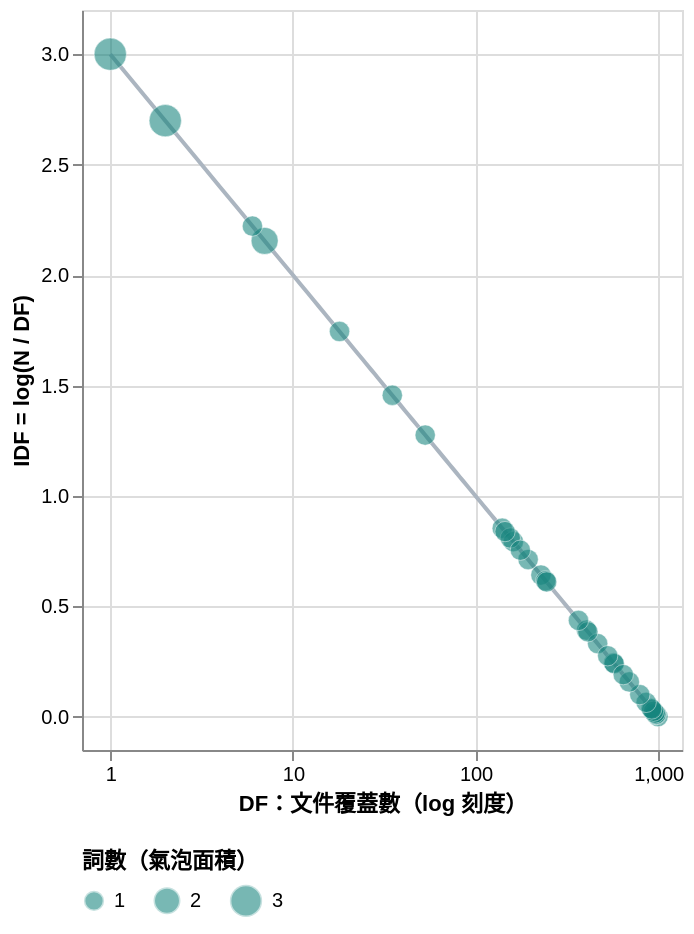

Source (Vega-Lite JSON):
### Vega-Lite specification from a JSON file in a GitHub repository (floating-point values rounded to 4 significant figures)
{"config": {"view": {"continuousWidth": 300, "continuousHeight": 300}}, "layer": [{"data": {"name": "data-0a73d63249e12e707074cd127b71c607"}, "mark": {"type": "line", "color": "#ABB5C0"}, "encoding": {"x": {"axis": {"values": [1, 10, 100, 1000]}, "field": "df", "scale": {"base": 10, "domain": [0.7, 1350.0], "type": "log"}, "title": "DF：文件覆蓋數（log 刻度）", "type": "quantitative"}, "y": {"field": "idf", "scale": {"domain": [-0.15, 3.2]}, "title": "IDF = log(N / DF)", "type": "quantitative"}}}, {"data": {"values": [{"df": 2, "idf": 2.699, "term_count": 3, "examples": "militaris、152、pathway-specific"}, {"df": 1, "idf": 3.0, "term_count": 3, "examples": "il6、endotyping、⁸"}, {"df": 7, "idf": 2.155, "term_count": 2, "examples": "β-cells、emphasized"}, {"df": 997, "idf": 0.001305, "term_count": 1, "examples": "and"}, {"df": 977, "idf": 0.01011, "term_count": 1, "examples": "the"}, {"df": 972, "idf": 0.01233, "term_count": 1, "examples": "of"}, {"df": 961, "idf": 0.01728, "term_count": 1, "examples": "in"}, {"df": 915, "idf": 0.03858, "term_count": 1, "examples": "with"}, {"df": 943, "idf": 0.02549, "term_count": 1, "examples": "to"}, {"df": 922, "idf": 0.03527, "term_count": 1, "examples": "a"}, {"df": 860, "idf": 0.0655, "term_count": 1, "examples": "for"}, {"df": 570, "idf": 0.2441, "term_count": 1, "examples": "were"}, {"df": 574, "idf": 0.2411, "term_count": 1, "examples": "glp-1"}, {"df": 793, "idf": 0.1007, "term_count": 1, "examples": "receptor"}, {"df": 405, "idf": 0.3925, "term_count": 1, "examples": "patients"}, {"df": 466, "idf": 0.3316, "term_count": 1, "examples": "obesity"}, {"df": 529, "idf": 0.2765, "term_count": 1, "examples": "diabetes"}, {"df": 695, "idf": 0.158, "term_count": 1, "examples": "glucagon-like"}, {"df": 412, "idf": 0.3851, "term_count": 1, "examples": "treatment"}, {"df": 644, "idf": 0.1911, "term_count": 1, "examples": "peptide-1"}, {"df": 228, "idf": 0.6421, "term_count": 1, "examples": "semaglutide"}, {"df": 366, "idf": 0.4365, "term_count": 1, "examples": "not"}, {"df": 140, "idf": 0.8539, "term_count": 1, "examples": "glp-1ra"}, {"df": 194, "idf": 0.7122, "term_count": 1, "examples": "insulin"}, {"df": 161, "idf": 0.7932, "term_count": 1, "examples": "glp-1ras"}, {"df": 242, "idf": 0.6162, "term_count": 1, "examples": "no"}, {"df": 155, "idf": 0.8097, "term_count": 1, "examples": "glucose"}, {"df": 245, "idf": 0.6108, "term_count": 1, "examples": "agonist"}, {"df": 176, "idf": 0.7545, "term_count": 1, "examples": "without"}, {"df": 145, "idf": 0.8386, "term_count": 1, "examples": "strategies"}, {"df": 53, "idf": 1.276, "term_count": 1, "examples": "because"}, {"df": 35, "idf": 1.456, "term_count": 1, "examples": "gaps"}, {"df": 18, "idf": 1.745, "term_count": 1, "examples": "play"}, {"df": 6, "idf": 2.222, "term_count": 1, "examples": "glp"}]}, "mark": {"type": "circle", "color": "#16847D", "opacity": 0.58, "stroke": "white", "strokeWidth": 0.4}, "encoding": {"size": {"field": "term_count", "legend": {"direction": "horizontal", "format": ",.0f", "labelOverlap": false, "orient": "bottom", "titleLimit": 220, "values": [1, 2, 3]}, "scale": {"domain": [0, 20], "range": [24, 1600], "type": "linear"}, "title": "詞數（氣泡面積）", "type": "quantitative"}, "tooltip": [{"field": "df", "format": ",", "title": "DF", "type": "quantitative"}, {"field": "idf", "format": ".4f", "title": "IDF", "type": "quantitative"}, {"field": "term_count", "format": ",", "title": "詞數", "type": "quantitative"}, {"field": "examples", "title": "詞彙範例（最多 5 個）", "type": "nominal"}], "x": {"axis": {"values": [1, 10, 100, 1000]}, "field": "df", "scale": {"base": 10, "domain": [0.7, 1350.0], "type": "log"}, "title": "DF：文件覆蓋數（log 刻度）", "type": "quantitative"}, "y": {"field": "idf", "scale": {"domain": [-0.15, 3.2]}, "title": "IDF = log(N / DF)", "type": "quantitative"}}}], "height": 370, "$schema": "https://vega.github.io/schema/vega-lite/v6.4.1.json", "datasets": {"data-0a73d63249e12e707074cd127b71c607": [{"df": 1, "idf": 3.0}, {"df": 2, "idf": 2.699}, {"df": 3, "idf": 2.523}, {"df": 4, "idf": 2.398}, {"df": 5, "idf": 2.301}, {"df": 6, "idf": 2.222}, {"df": 7, "idf": 2.155}, {"df": 8, "idf": 2.097}, {"df": 9, "idf": 2.046}, {"df": 10, "idf": 2.0}, {"df": 11, "idf": 1.959}, {"df": 12, "idf": 1.921}, {"df": 13, "idf": 1.886}, {"df": 14, "idf": 1.854}, {"df": 15, "idf": 1.824}, {"df": 16, "idf": 1.796}, {"df": 17, "idf": 1.77}, {"df": 18, "idf": 1.745}, {"df": 19, "idf": 1.721}, {"df": 20, "idf": 1.699}, {"df": 21, "idf": 1.678}, {"df": 22, "idf": 1.658}, {"df": 23, "idf": 1.638}, {"df": 24, "idf": 1.62}, {"df": 25, "idf": 1.602}, {"df": 27, "idf": 1.569}, {"df": 28, "idf": 1.553}, {"df": 29, "idf": 1.538}, {"df": 30, "idf": 1.523}, {"df": 32, "idf": 1.495}, {"df": 33, "idf": 1.481}, {"df": 34, "idf": 1.469}, {"df": 36, "idf": 1.444}, {"df": 38, "idf": 1.42}, {"df": 39, "idf": 1.409}, {"df": 41, "idf": 1.387}, {"df": 43, "idf": 1.367}, {"df": 45, "idf": 1.347}, {"df": 47, "idf": 1.328}, {"df": 49, "idf": 1.31}, {"df": 51, "idf": 1.292}, {"df": 53, "idf": 1.276}, {"df": 55, "idf": 1.26}, {"df": 58, "idf": 1.237}, {"df": 60, "idf": 1.222}, {"df": 63, "idf": 1.201}, {"df": 66, "idf": 1.18}, {"df": 69, "idf": 1.161}, {"df": 72, "idf": 1.143}, {"df": 75, "idf": 1.125}, {"df": 78, "idf": 1.108}, {"df": 82, "idf": 1.086}, {"df": 85, "idf": 1.071}, {"df": 89, "idf": 1.051}, {"df": 93, "idf": 1.032}, {"df": 97, "idf": 1.013}, {"df": 101, "idf": 0.9957}, {"df": 106, "idf": 0.9747}, {"df": 111, "idf": 0.9547}, {"df": 115, "idf": 0.9393}, {"df": 121, "idf": 0.9172}, {"df": 126, "idf": 0.8996}, {"df": 131, "idf": 0.8827}, {"df": 137, "idf": 0.8633}, {"df": 143, "idf": 0.8447}, {"df": 150, "idf": 0.8239}, {"df": 156, "idf": 0.8069}, {"df": 163, "idf": 0.7878}, {"df": 170, "idf": 0.7696}, {"df": 178, "idf": 0.7496}, {"df": 186, "idf": 0.7305}, {"df": 194, "idf": 0.7122}, {"df": 202, "idf": 0.6946}, {"df": 211, "idf": 0.6757}, {"df": 221, "idf": 0.6556}, {"df": 230, "idf": 0.6383}, {"df": 241, "idf": 0.618}, {"df": 251, "idf": 0.6003}, {"df": 262, "idf": 0.5817}, {"df": 274, "idf": 0.5622}, {"df": 286, "idf": 0.5436}, {"df": 299, "idf": 0.5243}, {"df": 312, "idf": 0.5058}, {"df": 325, "idf": 0.4881}, {"df": 340, "idf": 0.4685}, {"df": 355, "idf": 0.4498}, {"df": 370, "idf": 0.4318}, {"df": 387, "idf": 0.4123}, {"df": 404, "idf": 0.3936}, {"df": 422, "idf": 0.3747}, {"df": 440, "idf": 0.3565}, {"df": 460, "idf": 0.3372}, {"df": 480, "idf": 0.3188}, {"df": 501, "idf": 0.3002}, {"df": 523, "idf": 0.2815}, {"df": 546, "idf": 0.2628}, {"df": 570, "idf": 0.2441}, {"df": 596, "idf": 0.2248}, {"df": 622, "idf": 0.2062}, {"df": 649, "idf": 0.1878}, {"df": 678, "idf": 0.1688}, {"df": 708, "idf": 0.15}, {"df": 739, "idf": 0.1314}, {"df": 772, "idf": 0.1124}, {"df": 806, "idf": 0.09366}, {"df": 841, "idf": 0.0752}, {"df": 879, "idf": 0.05601}, {"df": 917, "idf": 0.03763}, {"df": 958, "idf": 0.01863}, {"df": 1000, "idf": 0.0}]}}
